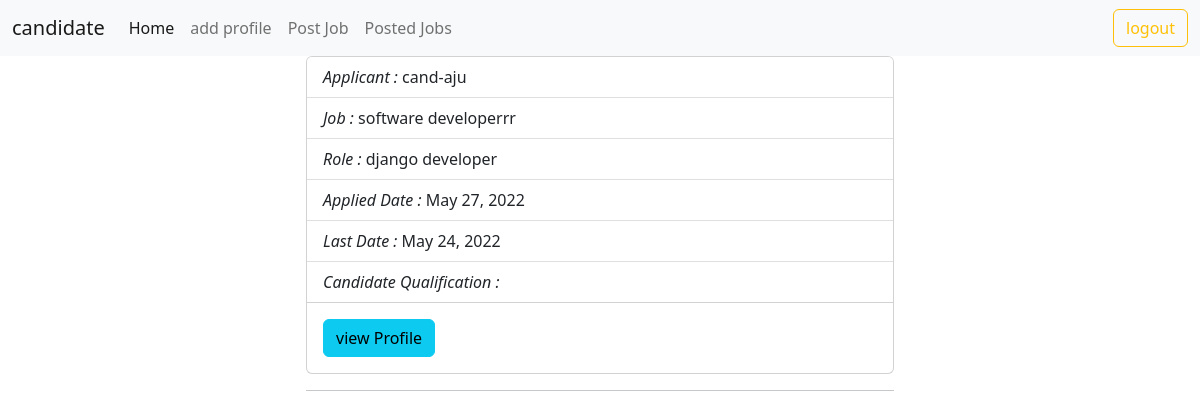
Screenshot of /employer/jobs/all/applications/1 (signed in) with the database file from the repository.
### users/models.py (models this page shows, shortened)
class User(AbstractUser):
    phone = models.CharField(max_length=12)
    options = (
        ("employer", "employer"),
        ("candidate", "candidate")
    )
    role = models.CharField(max_length=12, choices=options, default="candidate")

### employer/models.py (models this page shows)
class Applications(models.Model):
    applicant = models.ForeignKey(User, on_delete=models.CASCADE, related_name="applicants")
    job = models.ForeignKey(Jobs, on_delete=models.CASCADE, related_name="ajob")
    options = (
        ("applied", "applied"),
        ("rejected", "rejected"),
        ("pending", "pending"),
        ("cancelled", "cancelled"),
        ("accepted", "accepted")
    )
    status = models.CharField(max_length=20, choices=options, default="applied")
    date = models.DateField(auto_now_add=True)
    class Meta:
        unique_together = ("applicant", "job")

class Jobs(models.Model):
    posted_by = models.ForeignKey(User, on_delete=models.CASCADE, related_name="company")
    job_title = models.CharField(max_length=120)
    job_description = models.TextField()
    role = models.CharField(max_length=120)
    experience = models.PositiveIntegerField(default=0)
    location = models.CharField(max_length=120)
    salary = models.PositiveIntegerField()
    created_date = models.DateField(auto_now_add=True)
    last_date = models.DateField(null=True)
    qualification = models.CharField(max_length=120, null=True)
    def __str__(self):
        return self.job_title

### employer/views.py (the view)
# urls.py: path("jobs/all/applications/<int:id>", views.ViewApplicationsView.as_view(), name="emp-viewappl"),
@method_decorator(signin_required, name="dispatch")
class ViewApplicationsView(ListView):
    model = Applications
    template_name = "emp-viewapplication.html"
    context_object_name = "vw_app"
    def get_queryset(self):
        return Applications.objects.filter(job=self.kwargs.get("id"), status="applied")

### employer/templates/emp-viewapplication.html
{%extends 'base_emp.html'%}
{%block body_block%}
<div class="row">
    <div class="col-3"></div>
    <div class="col-6">
        {%if vw_app%}
        {%for app in vw_app%}
        <div class="card" style="">
            <ul class="list-group list-group-flush">
                <li class="list-group-item"><i>Applicant : </i>{{app.applicant}}</li>
                <li class="list-group-item"><i>Job : </i>{{app.job}}</li>
                <li class="list-group-item"><i>Role : </i>{{app.job.role}}</li>
                <li class="list-group-item"><i>Applied Date : </i>{{app.date}}</li>
                <li class="list-group-item"><i>Last Date : </i>{{app.job.last_date}}</li>
                <li class="list-group-item"><i>Candidate Qualification : </i>{{app.applicant.candidates.qualification}}</li>
            </ul>
            <div class="card-body">
                <a href="{%url 'emp-apptprof' app.id%}" class="card-link btn btn-info">view Profile</a>
            </div>
        </div>
        <hr>
        {%endfor%}
        {%else%}
        <h4>no new application</h4>
        {%endif%}
    </div>
    <div class="col-3"></div>
</div>
{%endblock%}

### employer/templates/base_emp.html (shortened to what this page needs)
<!DOCTYPE html>
<html lang="en">
<head>
    <link href="https://cdn.jsdelivr.net/npm/bootstrap@5.2.0-beta1/dist/css/bootstrap.min.css" rel="stylesheet"
>
</head>
<body>
<nav class="navbar navbar-expand-lg bg-light">
    <div class="container-fluid">
        <a class="navbar-brand" href="#">{{request.user}}</a>
        <div class="collapse navbar-collapse" id="navbarNavAltMarkup">
            <div class="navbar-nav me-auto mb-2 mb-lg-0">
                <a class="nav-link active" aria-current="page" href="{%url 'emp-home'%}">Home</a>
                {%if request.user.employer%}
                <a class="nav-link" href="{%url 'emp-profdetail'%}">view profile</a>
                {%else%}
                <a class="nav-link" href="{%url 'emp-profile'%}">add profile</a>
                {%endif%}
                <a class="nav-link" href="{%url 'emp-addjob'%}">Post Job</a>
                <a class="nav-link" href="{%url 'emp-listjob'%}">Posted Jobs</a>
            </div>
            <div class="navbar-nav mr-auto mb-2 mb-lg-0">
                <a class="btn btn-outline-warning" href="{%url 'signout'%}">logout</a>
            </div>
        </div>
    </div>
</nav>
{%block body_block%}
{%endblock%}
</body>
</html>

### rows the page displays
User: user "candidate"
Applications: applicant "cand-aju", job "software developerrr", job.role "django developer", date "May 27, 2022", job.last_date "May 24, 2022"
